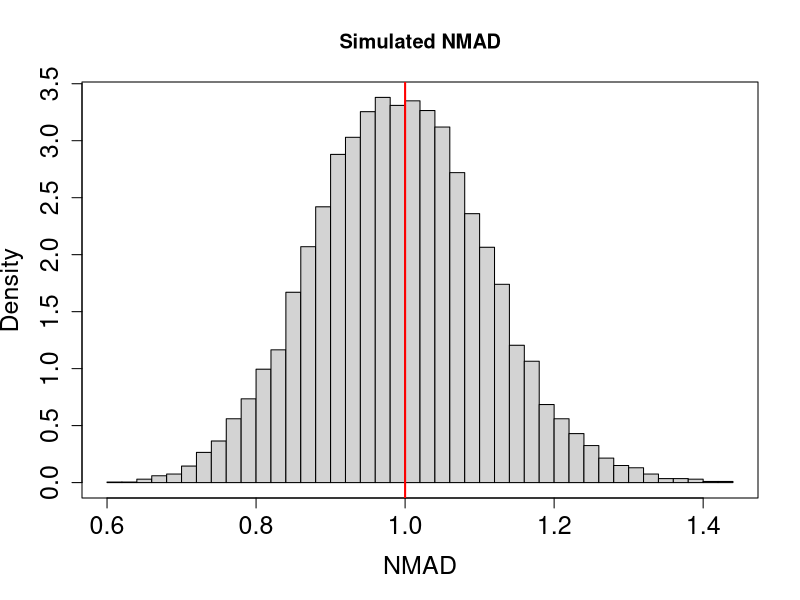
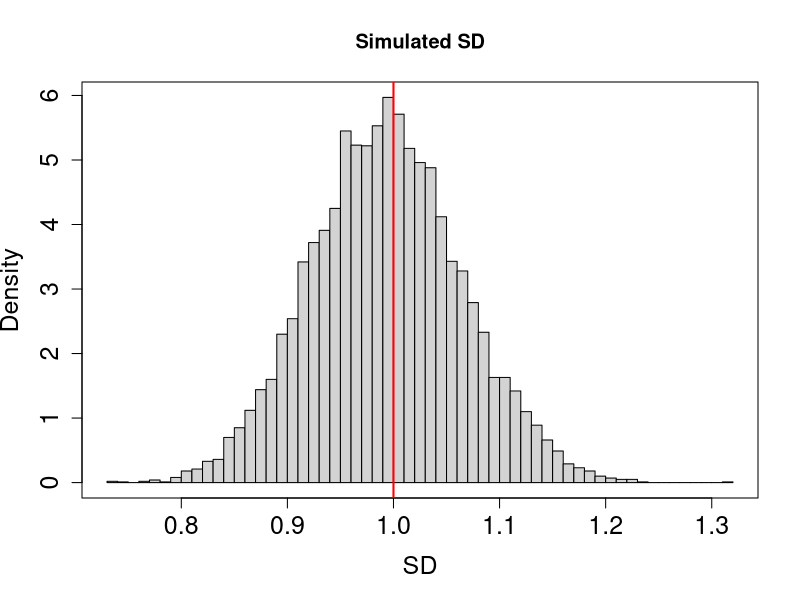
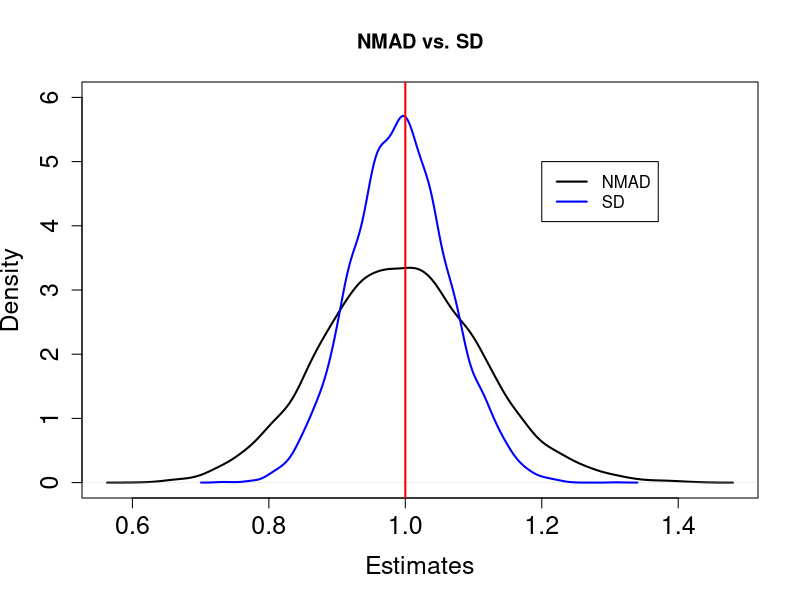
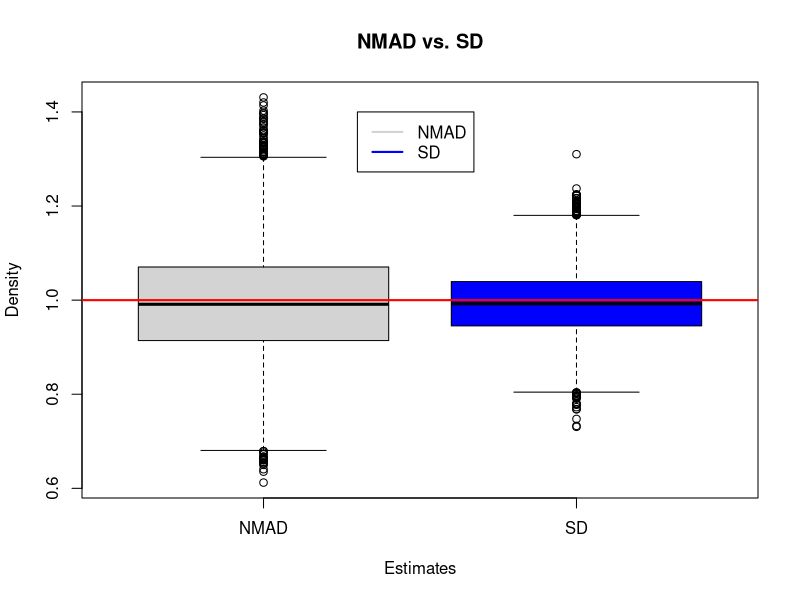
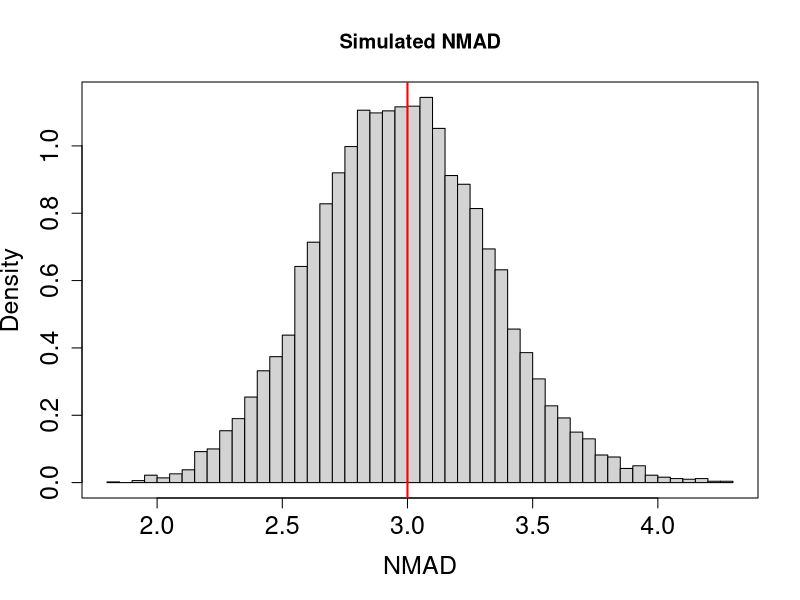
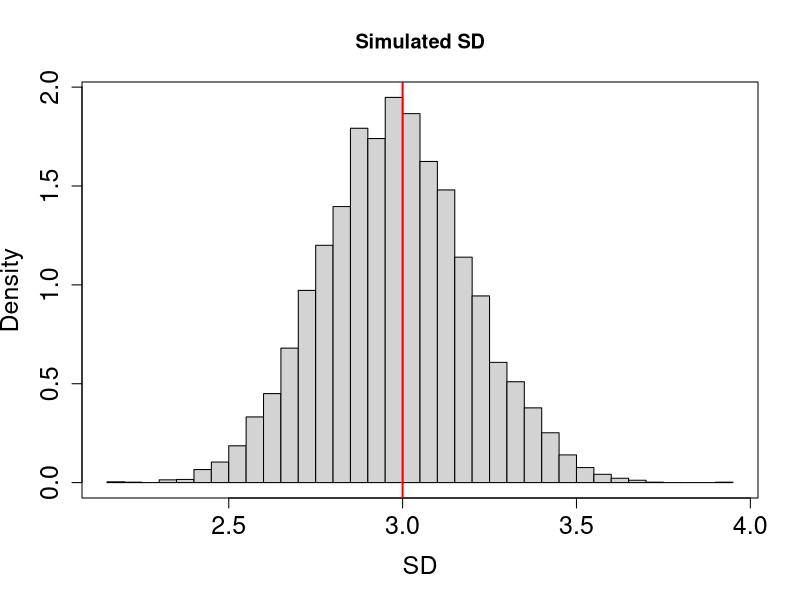
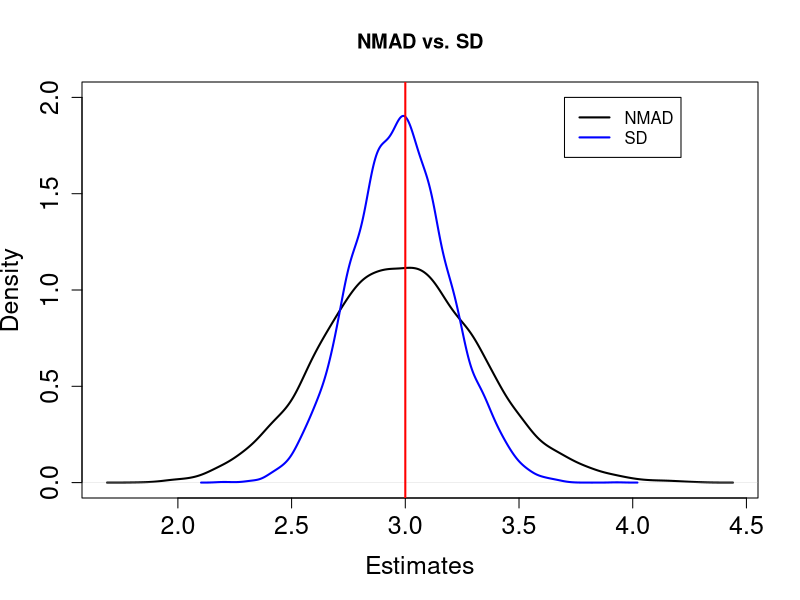
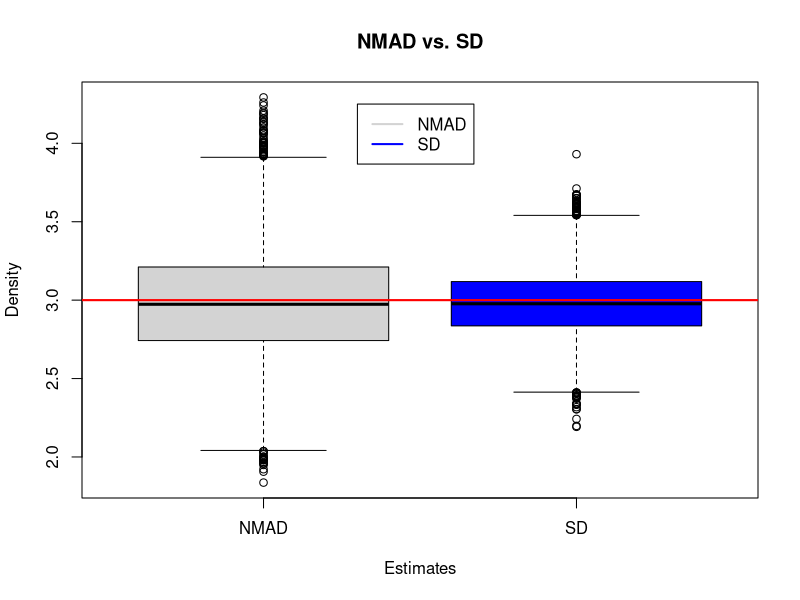

Write R code to recreate these figures, in order.
## ---- chunk 1
knitr::opts_chunk$set(echo = TRUE)
## ---- chunk 2
rm(list=ls())

# Normalised Median Absolute Deviation
b <- 1/qnorm(0.75) # Normalisation constant
NMAD <- function(data)  b*median( abs(data - median(data)))
# Sample standard deviation
s.sigma <- function(data) sqrt( mean((data - mean(data))^2) )

# Number of samples
M <- 10000
# Sample size
ns <- 100

##############################################################################
# Data generated from a standard normal distribution
##############################################################################
sim.nmad <- sim.sigma <- vector()

for(i in 1:M){
  set.seed(i)
  data0 <- rnorm(ns, 0, 1)
  sim.nmad[i] <- NMAD(data0)
  sim.sigma[i] <- s.sigma(data0)
}

# Histogram of the NMADs
hist(sim.nmad, probability = T, xlab = "NMAD", ylab = "Density", main = "Simulated NMAD", breaks = 50, 
     cex.axis = 1.5, cex.lab = 1.5)
box()
abline(v = 1, lwd = 2, col = "red")

# Histogram of the SDs
hist(sim.sigma, probability = T, xlab = "SD", ylab = "Density", main = "Simulated SD", breaks = 50, 
     cex.axis = 1.5, cex.lab = 1.5)
box()
abline(v = 1, lwd = 2, col = "red")


# Smooth density comparison
plot(density(sim.nmad), col="black", ylim = c(0,6), lwd = 2, 
     xlab = "Estimates", ylab = "Density", main = "NMAD vs. SD",
     cex.axis = 1.5, cex.lab = 1.5)
points(density(sim.sigma), col="blue", type = "l", lwd = 2)
abline(v = 1, lwd = 2, col = "red")
legend(1.2, 5, legend=c("NMAD", "SD"),
       col=c("black", "blue"), lty=1, cex=1, lwd = 2)

# Boxplot comparison
boxplot(sim.nmad, sim.sigma, names = c("NMAD","SD"), col=c('lightgray','blue'),
        xlab = "Estimates", ylab = "Density", main = "NMAD vs. SD")
abline(h = 1, lwd = 2, col = "red")
legend(1.3, 1.4, legend=c("NMAD", "SD"),
       col=c('lightgray','blue'), lty=1, cex=1, lwd = 2)        


##############################################################################
# Data generated from a normal distribution with sd = 3
##############################################################################
sim.nmad <- sim.sigma <- vector()

for(i in 1:M){
  set.seed(i)
  data0 <- rnorm(ns, 0, 3)
  sim.nmad[i] <- NMAD(data0)
  sim.sigma[i] <- s.sigma(data0)
}

# Histogram of the NMADs
hist(sim.nmad, probability = T, xlab = "NMAD", ylab = "Density", main = "Simulated NMAD", breaks = 50, 
     cex.axis = 1.5, cex.lab = 1.5)
box()
abline(v = 3, lwd = 2, col = "red")

# Histogram of the SDs
hist(sim.sigma, probability = T, xlab = "SD", ylab = "Density", main = "Simulated SD", breaks = 50, 
     cex.axis = 1.5, cex.lab = 1.5)
box()
abline(v = 3, lwd = 2, col = "red")


# Smooth density comparison
plot(density(sim.nmad), col="black", ylim = c(0,2), lwd = 2, 
     xlab = "Estimates", ylab = "Density", main = "NMAD vs. SD",
     cex.axis = 1.5, cex.lab = 1.5)
points(density(sim.sigma), col="blue", type = "l", lwd = 2)
abline(v = 3, lwd = 2, col = "red")
legend(3.7, 2, legend=c("NMAD", "SD"),
       col=c("black", "blue"), lty=1, cex=1, lwd = 2)

# Boxplot comparison
boxplot(sim.nmad, sim.sigma, names = c("NMAD","SD"), col=c('lightgray','blue'),
        xlab = "Estimates", ylab = "Density", main = "NMAD vs. SD")
abline(h =3, lwd = 2, col = "red")
legend(1.3, 4.25, legend=c("NMAD", "SD"),
       col=c('lightgray','blue'), lty=1, cex=1, lwd = 2)  


#################################################################################################
# Data simulated from a contaminated normal data
# 95% simulated from a normal distribution and 5% simulated from a t distribution with 2.5 df
#################################################################################################

sim.nmad <- sim.sigma <- vector()

for(i in 1:M){
  set.seed(i)
  data0 <- c(rnorm(ns*0.95, 0, 1), rt(ns*0.05, df = 2.5) )
  sim.nmad[i] <- NMAD(data0)
  sim.sigma[i] <- s.sigma(data0)
}

# Histogram of the NMADs
hist(sim.nmad, probability = T, xlab = "NMAD", ylab = "Density", main = "Simulated NMAD", breaks = 50, 
     cex.axis = 1.5, cex.lab = 1.5)
box()
abline(v = 1, lwd = 2, col = "red")

# Proportion of estimates smaller than 1
mean(sim.nmad < 1)

# Histogram of the SDs
hist(sim.sigma, probability = T, xlab = "SD", ylab = "Density", main = "Simulated SD", breaks = 100, 
     cex.axis = 1.5, cex.lab = 1.5)
box()
abline(v = 1, lwd = 2, col = "red")

# Proportion of estimates smaller than 1
mean(sim.sigma < 1)


# Smooth density comparison
plot(density(sim.nmad), col="black", xlim = c(0.5,1.6), ylim = c(0,5), lwd = 2, 
     xlab = "Estimates", ylab = "Density", main = "NMAD vs. SD",
     cex.axis = 1.5, cex.lab = 1.5)
points(density(sim.sigma), col="blue", type = "l", lwd = 2)
abline(v = 1, lwd = 2, col = "red")
legend(1.2, 5, legend=c("NMAD", "SD"),
       col=c("black", "blue"), lty=1, cex=1, lwd = 2)


# Boxplot comparison
boxplot(sim.nmad, sim.sigma, names = c("NMAD","SD"), col=c('lightgray','blue'),
        xlab = "Estimates", ylab = "Density", main = "NMAD vs. SD")
abline(h =1, lwd = 2, col = "red")
legend(1.3, 4.25, legend=c("NMAD", "SD"),
       col=c('lightgray','blue'), lty=1, cex=1, lwd = 2)  

###################################################################################################
# Data simulated from a contaminated normal data
# 90% simulated from a normal distribution and 10% simulated from a t distribution with 2.5 df
###################################################################################################

sim.nmad <- sim.sigma <- vector()

for(i in 1:M){
  set.seed(i)
  data0 <- c(rnorm(ns*0.90, 0, 1), rt(ns*0.10, df = 2.5) )
  sim.nmad[i] <- NMAD(data0)
  sim.sigma[i] <- s.sigma(data0)
}

# Histogram of the NMADs
hist(sim.nmad, probability = T, xlab = "NMAD", ylab = "Density", main = "Simulated NMAD", breaks = 50, 
     cex.axis = 1.5, cex.lab = 1.5)
box()
abline(v = 1, lwd = 2, col = "red")

# Proportion of estimates smaller than 1
mean(sim.nmad < 1)

# Histogram of the SDs
hist(sim.sigma, probability = T, xlab = "SD", ylab = "Density", main = "Simulated SD", breaks = 100, 
     cex.axis = 1.5, cex.lab = 1.5)
box()
abline(v = 1, lwd = 2, col = "red")

# Proportion of estimates smaller than 1
mean(sim.sigma < 1)

# Smooth density comparison
plot(density(sim.nmad), col="black", xlim = c(0.5,2), ylim = c(0,5), lwd = 2, 
     xlab = "Estimates", ylab = "Density", main = "NMAD vs. SD",
     cex.axis = 1.5, cex.lab = 1.5)
points(density(sim.sigma), col="blue", type = "l", lwd = 2)
abline(v = 1, lwd = 2, col = "red")
legend(1.2, 5, legend=c("NMAD", "SD"),
       col=c("black", "blue"), lty=1, cex=1, lwd = 2)

# Boxplot comparison
boxplot(sim.nmad, sim.sigma, names = c("NMAD","SD"), col=c('lightgray','blue'),
        xlab = "Estimates", ylab = "Density", main = "NMAD vs. SD")
abline(h =1, lwd = 2, col = "red")
legend(1.3, 10, legend=c("NMAD", "SD"),
       col=c('lightgray','blue'), lty=1, cex=1, lwd = 2)  
